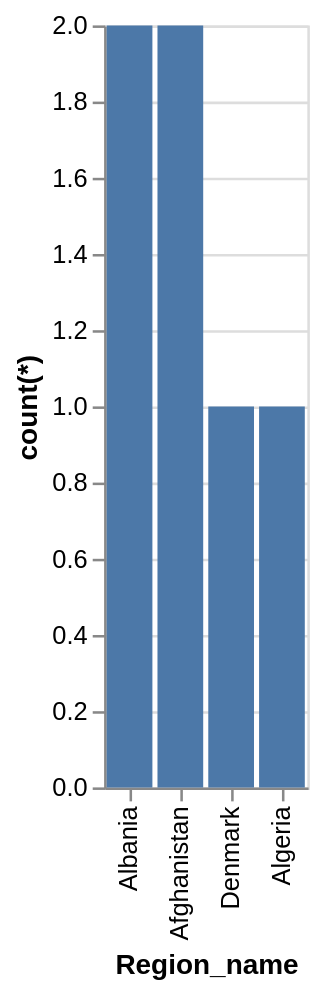

The specification (Vega-Lite) saved for this image:
### Vega-Lite specification from a JSON file in a GitHub repository (floating-point values rounded to 4 significant figures)
{"data": {"values": [{"x_data": "Albania", "y_data": 2}, {"x_data": "Afghanistan", "y_data": 2}, {"x_data": "Denmark", "y_data": 1}, {"x_data": "Algeria", "y_data": 1}]}, "mark": "bar", "encoding": {"x": {"field": "x_data", "type": "nominal", "title": "Region_name", "sort": {"op": "sum", "field": "y_data", "order": "descending"}}, "y": {"field": "y_data", "type": "quantitative", "title": "count(*)"}}}
